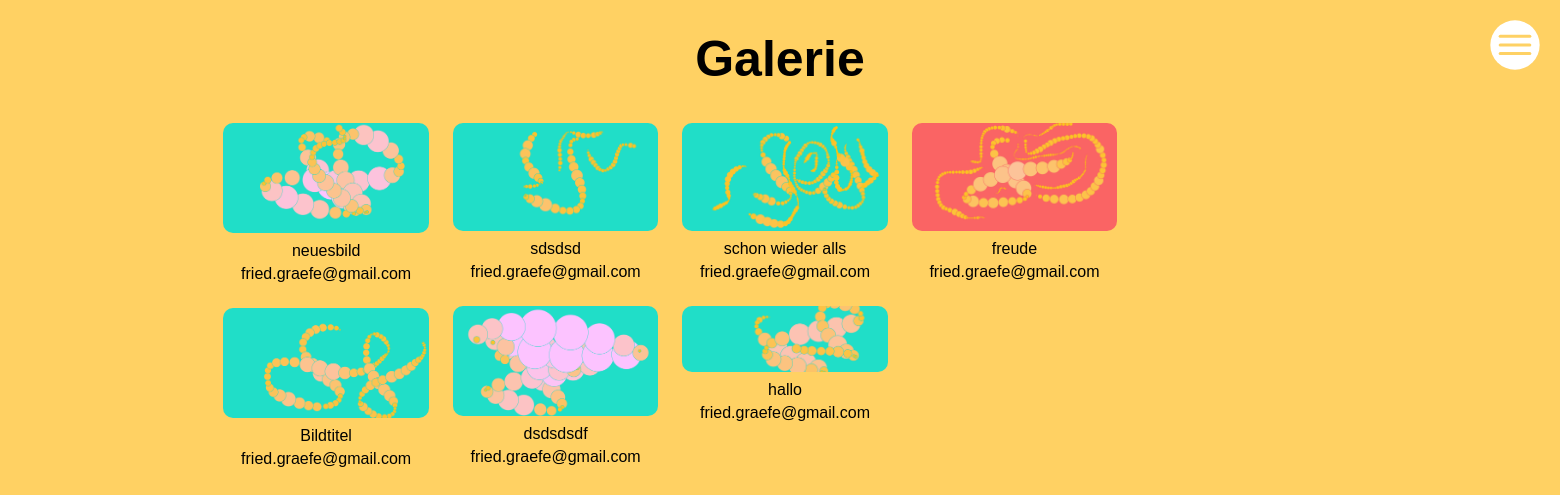
/gallery, run on an earlier commit of the app's database.
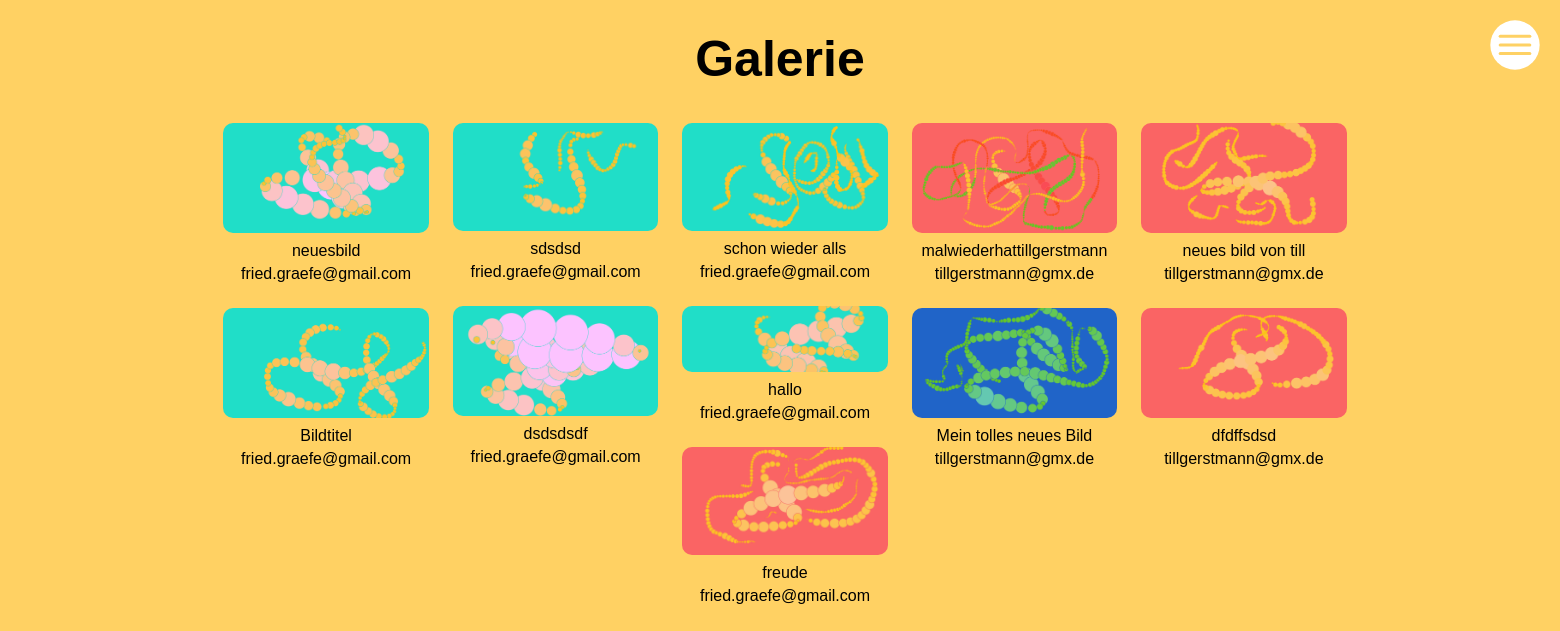
And on a later commit of the database.
### malprogramm/models.py (models this page shows)
class Image(db.Model):
    id = db.Column(db.Integer, primary_key=True, autoincrement=True)
    filename = db.Column(db.String, nullable=False)
    user_id = db.Column(db.Integer, db.ForeignKey('user.id'), nullable=False)
    user = db.relationship('User')

class User(db.Model, UserMixin):
    id = db.Column(db.Integer, primary_key=True)
    email = db.Column(db.String(255), unique=True)
    password = db.Column(db.String(255))
    active = db.Column(db.Boolean())
    confirmed_at = db.Column(db.DateTime())
    roles = db.relationship('Role', secondary=roles_users,
                            backref=db.backref('users', lazy='dynamic'))

### malprogramm/views.py (the view)
@app.route('/gallery')
def gallery():
    all_images = Image.query.all()
    return render_template('gallery.html', images=all_images)

### malprogramm/templates/gallery.html (shortened to what this page needs)
<!DOCTYPE html>
<html lang="en">
<head>
    <link rel="stylesheet" href="https://use.typekit.net/nwm8nua.css">
    <link rel="stylesheet" href="static/styles.css">
</head>
<body id="body_gallery">
    <button class="nav_menu_button"></button>
    <h1 id="head_gallery">Galerie</h1>
    <div class="list_gallery">
       {% for image in images %}
        <div>
            <img src="/download/{{ image.filename +".png" }}">
            <p>{{ image.filename }}</p>
            <p>{{ image.user.email }}</p>
        </div>
        {% endfor %}
    </div>
</body>
</html>

### malprogramm/static/styles.css (style rules this page uses)
* { margin: 0px; padding: 0px; }
body { overflow: hidden; }
#body_gallery { font-family: mic-32-new-rounded-web, sans-serif; width: 80%; margin: 0 auto; display: flex; justify-content: center; align-items: center; flex-direction: column; padding-top: 30px; background-color: rgb(255, 209, 99); overflow-y: visible; }
#head_gallery { font-size: 50px; }
.list_gallery { padding-top: 30px; columns: 5 200px; column-gap: 1.5rem; width: 90%; margin: 0 auto; }
.list_gallery div { margin-bottom: 10px; display: inline-block; width: 100%; padding: 5px; }
.list_gallery div img { width: 100%; border-radius: 10px; }
.list_gallery div p { margin: 5px 0; padding: 0; text-align: center; }
.nav_menu_button { width: 50px; height: 50px; right: 20px; top: 20px; position: absolute; z-index: 1000; border: none; background-color: transparent; background-image: url("/static/img_menu/hamburger.svg"); cursor: pointer; }

What changed in the data, as far as the page shows it:
added Image: filename (picture), filename "malwiederhattillgerstmann", user.email "tillgerstmann@gmx.de"
added Image: filename (picture), filename "Mein tolles neues Bild", user.email "tillgerstmann@gmx.de"
added Image: filename (picture), filename "neues bild von till", user.email "tillgerstmann@gmx.de"
added Image: filename (picture), filename "dfdffsdsd", user.email "tillgerstmann@gmx.de"
